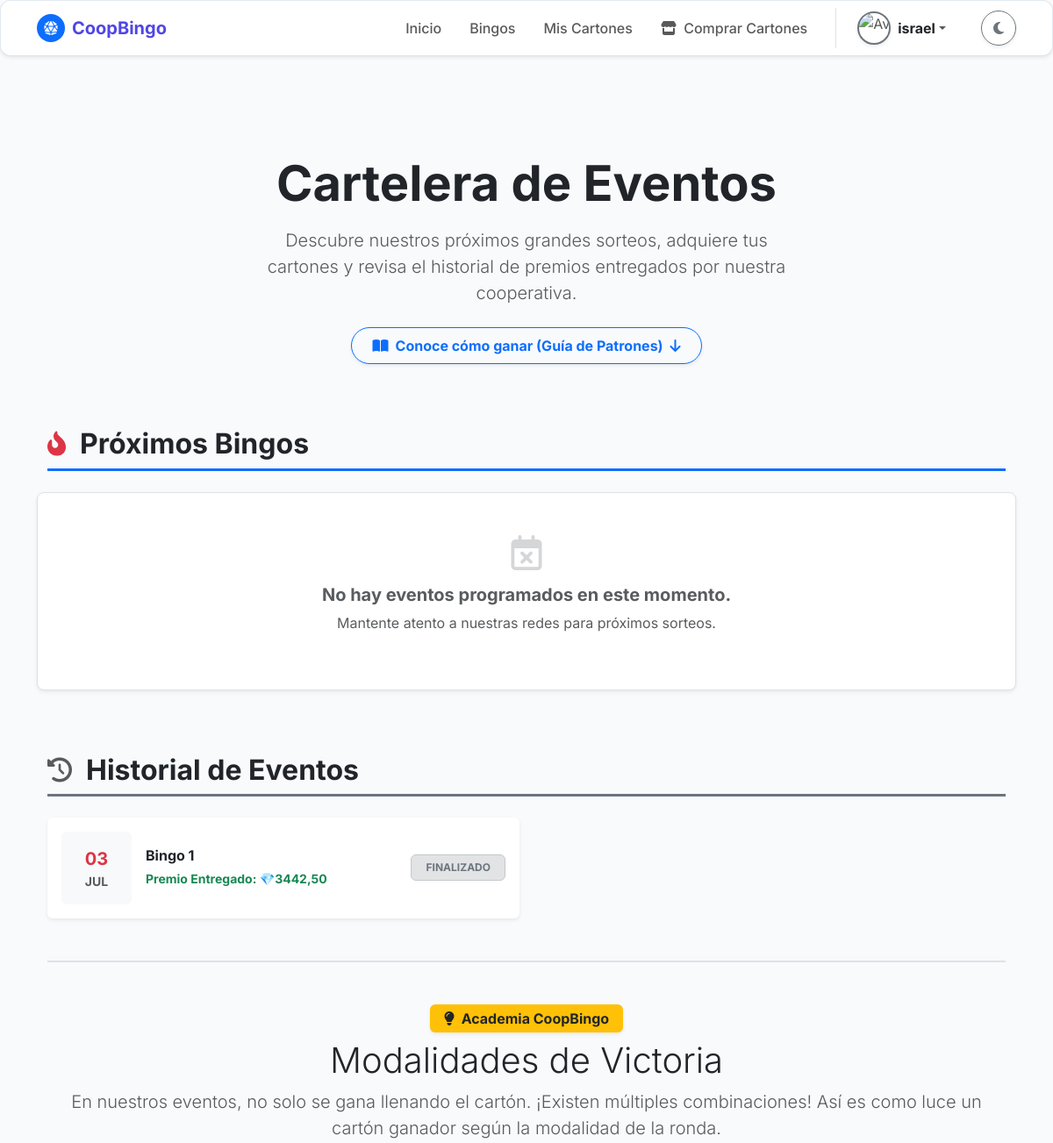
Page /bingo-publico/ (signed in, upper part) on the earlier database version.
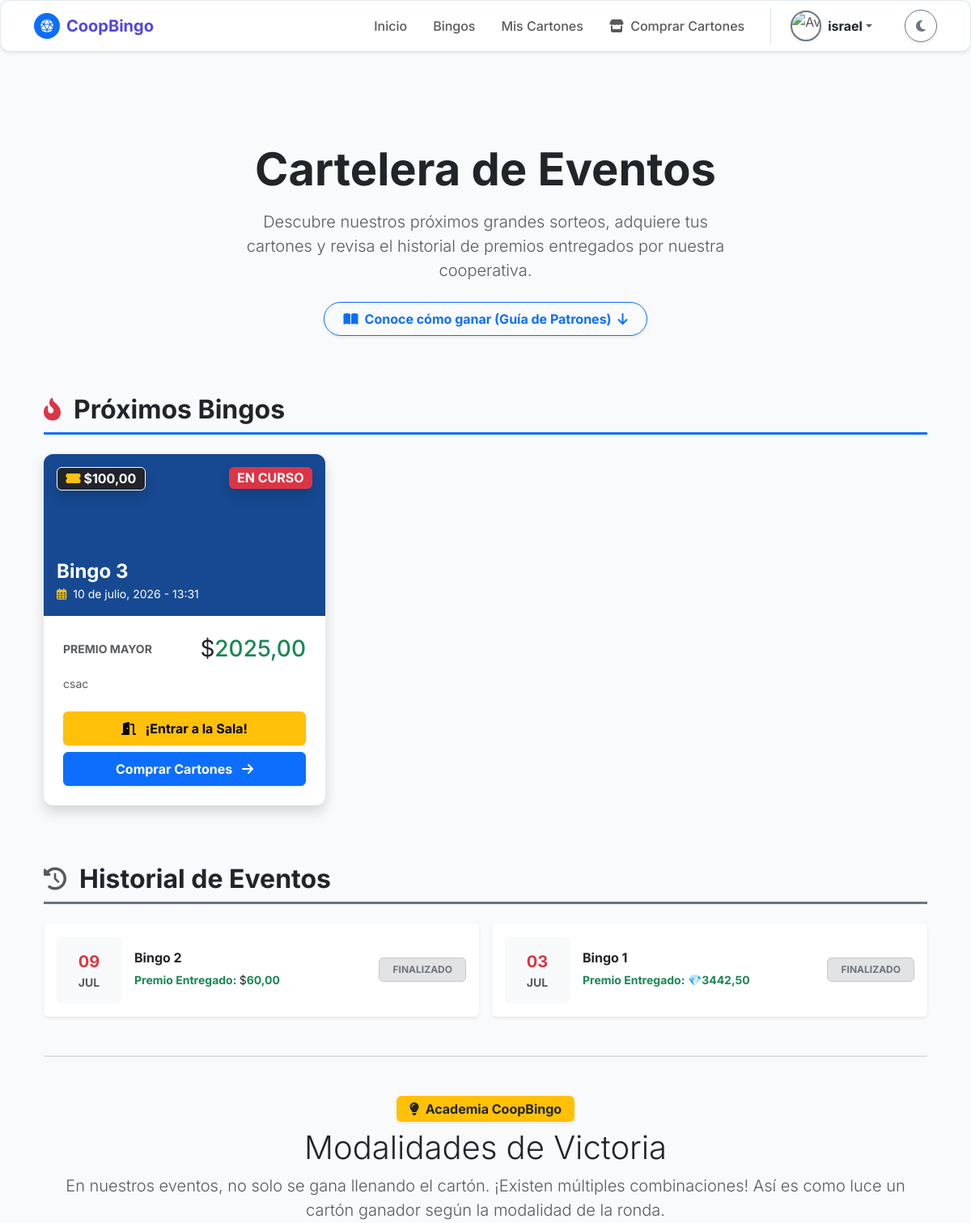
Same page on the later database version.
### bingo/models.py (models this page shows, shortened)
class Bingo(models.Model):
    TIPO_BINGO_CHOICES = [
        ('Virtual', 'Virtual'),
        ('Presencial', 'Presencial'),
    ]
    ESTADO_BINGO_CHOICES = [
        ('Programado', 'Programado'),
        ('En Curso', 'En Curso'),
        ('Finalizado', 'Finalizado'),
        ('Cancelado', 'Cancelado'),
    ]
    idbingo = models.AutoField(primary_key=True)
    idunidad_venta = models.ForeignKey(UnidadMonetaria, on_delete=models.PROTECT, related_name='bingos_venta')
    idunidad_premio = models.ForeignKey(UnidadMonetaria, on_delete=models.PROTECT, related_name='bingos_premio')
    titulobingo = models.CharField(
        max_length=150,
        verbose_name="Título del Bingo"
    )
    fechaprogramadabingo = models.DateTimeField(
        verbose_name="Fecha y Hora del Evento"
    )
    tipobingo = models.CharField(
        max_length=20,
        choices=TIPO_BINGO_CHOICES,
        verbose_name="Tipo de Bingo"
    )
    lugarbingo = models.CharField(
        max_length=255,
        null=True,
        blank=True,
        verbose_name="Lugar (si es presencial)"
    )
    urlsesionbingo = models.CharField(
        max_length=255,
        null=True,
        blank=True,
        verbose_name="Link de la sesión (si es virtual)"
    )
    preciocarton = models.DecimalField(
        max_digits=10,
        decimal_places=2,
        validators=[MinValueValidator(Decimal('0.01'))],
        verbose_name="Precio del Cartón"
    )
    premiomayor = models.DecimalField(
        max_digits=10,
        decimal_places=2,
        verbose_name="Monto del Premio Mayor"
    )
    descripcionpremiomayor = models.CharField(
        max_length=100,
        verbose_name="¿Qué es el premio mayor?"
    )
    estadobingo = models.CharField(
        max_length=20,
        choices=ESTADO_BINGO_CHOICES,
        default='Programado',
        verbose_name="Estado del Bingo"
    )
    rutaimagenpremiomayor = models.ImageField(
        upload_to='media/bingo/imagen_premio_mayor/',
        max_length=300,
        null=True,
        blank=True,
        verbose_name="Imagen del Premio"
    )
    urlvideopromocional = models.FileField(
        upload_to='media/bingo/video_promocional/',
        max_length=300,
        null=True,
        blank=True,
        verbose_name="Video Promocional"
    )
    descripcionpremios = models.TextField(
        max_length=500,
        null=True,
        blank=True,
        verbose_name="Descripción de otros premios"
    )
    class Meta:
        db_table = 'Bingo'
        verbose_name = 'Bingo'
        verbose_name_plural = 'Bingos'

class UnidadMonetaria(models.Model):
    TIPO_MONEDA_CHOICES = [
        ('Efectivo', 'Efectivo'),
        ('Virtual', 'Virtual'),
    ]
    idunidadmonetaria = models.AutoField(primary_key=True)
    nombremoneda = models.CharField(max_length=100, unique=True, verbose_name="Nombre de la Moneda")
    tipomoneda = models.CharField(max_length=12, choices=TIPO_MONEDA_CHOICES, verbose_name="Tipo de Moneda")
    simbolomoneda = models.CharField(max_length=255, verbose_name="Símbolo")
    tasaconversionmoneda = models.DecimalField(max_digits=10, decimal_places=2, default=1.00, verbose_name="Tasa de Conversión")
    estadomoneda = models.BooleanField(default=True, verbose_name="Estado Activo")
    class Meta:
        db_table = 'unidadmonetaria'
        verbose_name = 'Unidad Monetaria'
        verbose_name_plural = 'Unidades Monetarias'

### bingo/views.py (the view)
# urls.py: path('bingo-publico/', views.bingo_publico, name='bingo'), # Apunta a comunes/bingo.html
def bingo_publico(request):
    bingos_activos = Bingo.objects.filter(
        estadobingo__in=['Programado', 'En Curso']
    ).order_by('fechaprogramadabingo')
    bingos_pasados = Bingo.objects.filter(
        estadobingo__in=['Finalizado', 'Cancelado']
    ).order_by('-fechaprogramadabingo') # Ordenados del más reciente al más antiguo
    ahora = timezone.now()
    for b in bingos_activos:
        if b.fechaprogramadabingo:
            hora_apertura = b.fechaprogramadabingo - timedelta(minutes=30)
            partida_activa = PartidaBingo.objects.filter(
                idbingo=b,
                estadopartida__in=['Programada', 'En Juego']
            ).order_by('idpartidabingo').first()
            if ahora >= hora_apertura and partida_activa:
                b.sala_abierta = True
                b.id_partida_a_entrar = partida_activa.idpartidabingo
            else:
                b.sala_abierta = False
        else:
            b.sala_abierta = False
        vendidos = CartonPartidaBingo.objects.filter(idpartida__idbingo=b).values('idcarton').distinct().count()
        tasa_venta = float(b.idunidad_venta.tasaconversionmoneda)
        tasa_premio = float(b.idunidad_premio.tasaconversionmoneda)
        ingreso_en_dolares = float(vendidos * b.preciocarton) * tasa_venta
        fondo_pozo_dolares = ingreso_en_dolares * 0.45
        premio_base_dolares = float(b.premiomayor) * tasa_premio
        if fondo_pozo_dolares > premio_base_dolares:
            b.pozo_dinamico_actual = fondo_pozo_dolares / tasa_premio
        else:
            b.pozo_dinamico_actual = float(b.premiomayor)
    for b in bingos_pasados:
        vendidos = CartonPartidaBingo.objects.filter(idpartida__idbingo=b).values('idcarton').distinct().count()
        tasa_venta = float(b.idunidad_venta.tasaconversionmoneda)
        tasa_premio = float(b.idunidad_premio.tasaconversionmoneda)
        ingreso_en_dolares = float(vendidos * b.preciocarton) * tasa_venta
        fondo_pozo_dolares = ingreso_en_dolares * 0.45
        premio_base_dolares = float(b.premiomayor) * tasa_premio
        if fondo_pozo_dolares > premio_base_dolares:
            b.pozo_dinamico_actual = fondo_pozo_dolares / tasa_premio
        else:
            b.pozo_dinamico_actual = float(b.premiomayor)
    contexto = {
        'bingos_activos': bingos_activos,
        'bingos_pasados': bingos_pasados,
        'unidad_monetaria': UnidadMonetaria.objects.first()
    }
    return render(request, 'comunes/bingo.html', contexto)

### bingo/templates/comunes/bingo.html (shortened to what the changed rows need)
{% extends 'comunes/base.html' %}
{% load static %}
{% block content %}
<div class="container text-center py-5 mt-3 mb-4">
    <h1 class="display-4 fw-bold tracking-tight mb-3 animate__animated animate__fadeInDown text-body">
        Cartelera de Eventos
    </h1>
</div>
<div class="container pb-5">
    <div class="d-flex align-items-center mb-4 border-bottom border-primary border-3 pb-2">
        <h2 class="fw-bold text-body mb-0">Próximos Bingos</h2>
    </div>
    <div class="row g-4 mb-5 pb-4">
        {% for bingo in bingos_activos %}
        <div class="col-md-6 col-lg-4">
            <div class="card-minimalista h-100 shadow border-0 overflow-hidden transform-hover bg-body">
                <div class="bg-primary text-center position-relative" style="height: 200px; {% if bingo.rutaimagenpremiomayor %}background: url('{{ bingo.rutaimagenpremiomayor.url }}') center/cover;{% endif %}">
                    <div class="position-absolute top-0 start-0 w-100 h-100 bg-dark opacity-50"></div>
                    <span class="position-absolute top-0 end-0 m-3 badge {% if bingo.estadobingo == 'En Curso' %}bg-danger animate__animated animate__flash animate__infinite{% else %}bg-warning text-dark{% endif %} fs-6 shadow">
                        {{ bingo.estadobingo|upper }}
                    </span>
                    <span class="position-absolute top-0 start-0 m-3 badge bg-dark border border-white fs-6 shadow">
                        <i class="fas fa-ticket-alt text-warning me-1"></i>{{ bingo.idunidad_venta.simbolomoneda }}{{ bingo.preciocarton }}
                    </span>
                    <div class="position-absolute bottom-0 start-0 w-100 p-3 text-start text-white text-shadow-sm z-index-1">
                        <h4 class="fw-bold mb-0 text-truncate" title="{{ bingo.titulobingo }}">{{ bingo.titulobingo }}</h4>
                        <small><i class="far fa-calendar-alt me-1 text-warning"></i> {{ bingo.fechaprogramadabingo|date:"d \d\e F, Y - H:i" }}</small>
                    </div>
                </div>
                <div class="card-body p-4">
                    <div class="d-flex justify-content-between align-items-center mb-3">
                        <span class="text-body-secondary small fw-bold text-uppercase">Premio Mayor</span>
                        <h3 class="text-success fw-black mb-0"><span class="text-body fw-normal">{{ bingo.idunidad_premio.simbolomoneda }}</span>{{ bingo.pozo_dinamico_actual|floatformat:2 }}</h3>
                    </div>
                    <p class="text-body-secondary small mb-4 line-clamp-2">{{ bingo.descripcionpremiomayor }}</p>
                    <div class="d-flex flex-column gap-2">
                        {% if bingo.sala_abierta %}
                            <a href="{% url 'sala_espera' bingo.id_partida_a_entrar %}" class="btn btn-warning w-100 fw-bold py-2 shadow-sm animate__animated animate__pulse animate__infinite" style="animation-duration: 2s;">
                                <i class="fas fa-door-open me-2"></i> ¡Entrar a la Sala!
                            </a>
                        {% endif %}
                        <a href="{% url 'venta_cartones' %}" class="btn btn-primary w-100 fw-bold py-2 shadow-sm">
                            Comprar Cartones <i class="fas fa-arrow-right ms-2"></i>
                        </a>
                    </div>
                </div>
            </div>
        </div>
        {% empty %}
        <div class="col-12 text-center py-5 bg-body rounded-3 shadow-sm border">
            <i class="far fa-calendar-times fs-1 text-body-secondary opacity-25 mb-3"></i>
            <h5 class="fw-bold text-body-secondary">No hay eventos programados en este momento.</h5>
            <p class="text-body-secondary">Mantente atento a nuestras redes para próximos sorteos.</p>
        </div>
        {% endfor %}
    </div>
    <div class="d-flex align-items-center mb-4 border-bottom border-secondary border-3 pb-2 mt-5">
        <h2 class="fw-bold text-body mb-0">Historial de Eventos</h2>
    </div>
    <div class="row g-3">
        {% for bingo in bingos_pasados %}
        <div class="col-12 col-md-6">
            <div class="card border-0 bg-body shadow-sm p-3 d-flex flex-row align-items-center grayscale-hover transition-all">
                <div class="bg-body-tertiary rounded p-3 text-center me-3" style="width: 80px;">
                    <span class="d-block text-danger fw-bold fs-5">{{ bingo.fechaprogramadabingo|date:"d" }}</span>
                    <span class="d-block text-body-secondary small text-uppercase fw-bold">{{ bingo.fechaprogramadabingo|date:"M" }}</span>
                </div>
                <div class="flex-grow-1">
                    <h6 class="fw-bold text-body mb-1">{{ bingo.titulobingo }}</h6>
                    <span class="text-success small fw-bold">Premio Entregado: <span class="text-body fw-normal">{{ bingo.idunidad_premio.simbolomoneda }}</span>{{ bingo.pozo_dinamico_actual|floatformat:2 }}</span>
                </div>
                <div>
                    {% if bingo.estadobingo == 'Cancelado' %}
                        <span class="badge bg-danger-subtle text-danger border border-danger-subtle px-3 py-2">CANCELADO</span>
                    {% else %}
                        <span class="badge bg-secondary-subtle text-secondary border border-secondary-subtle px-3 py-2">FINALIZADO</span>
                    {% endif %}
                </div>
            </div>
        </div>
        {% empty %}
        <div class="col-12 text-center py-4 text-body-secondary">
            <small><i class="fas fa-info-circle me-1"></i> Aún no hay eventos registrados en el historial.</small>
        </div>
        {% endfor %}
    </div>
    <div id="guia-patrones" class="pt-5 mt-5 border-top border-2">
        <div class="text-center mb-5">
            <h2 class="fw-black text-body display-6">Modalidades de Victoria</h2>
        </div>
    </div>
</div>
{% endblock %}

Differences in the rows shown:
added Bingo: estadobingo "EN CURSO", idunidad_venta.simbolomoneda "$", preciocarton "100,00", titulobingo "Bingo 3", fechaprogramadabingo "10 de julio, 2026 - 13:31", idunidad_premio.simbolomoneda "$", pozo_dinamico_actual "2025,00", descripcionpremiomayor "csac", shows "¡Entrar a la Sala!", shown under "Próximos Bingos"
added Bingo: fechaprogramadabingo "09", fechaprogramadabingo "JUL", titulobingo "Bingo 2", idunidad_premio.simbolomoneda "$", pozo_dinamico_actual "60,00", estadobingo "FINALIZADO", shown under "Historial de Eventos"
Other differences:
text no longer shown: "No hay eventos programados en este momento. Mantente atento a nuestras redes para próximos sorteos."
